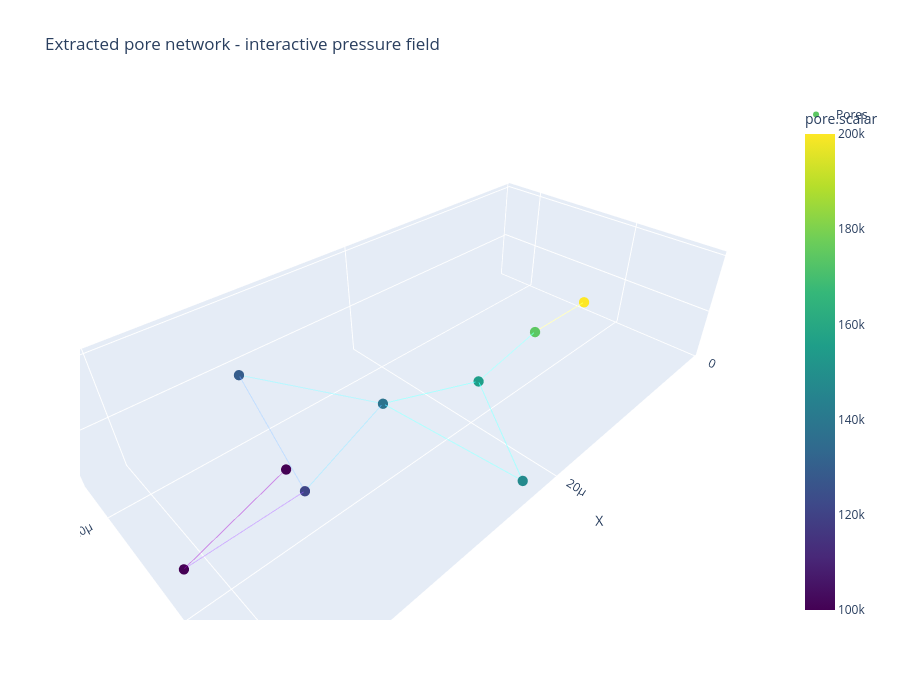

Source (notebook cell):
### Markdown cell above
## Interactive network visualization

Visualize the extracted pore network with pores colored by pressure using Plotly for full 3D interactivity.

### Code cell
try:
    fig = plot_network_plotly(
        net,
        point_scalars=res.pore_pressure,
        max_throats=1000,
        title="Extracted pore network - interactive pressure field",
        layout_kwargs={"width": 900, "height": 700},
    )
    fig.show()
    print(f"Network: {net.Np} pores, {net.Nt} throats")
    print(
        f"Pressure range: {res.pore_pressure.min():.2e} to {res.pore_pressure.max():.2e} Pa"
    )
except ImportError as exc:
    print(exc)

### Figure 1 — Plotly figure (JSON) as saved in the notebook; plotly's stock layout.template omitted (floating-point values rounded to 4 significant figures)
{"data": [{"hoverinfo": "text", "marker": {"cmax": 200000, "cmin": 100000, "color": [174300.0, 155400.0, 147500.0, 138300.0, 129300.0, 121000.0, 100000.0, 100000.0, 200000.0], "colorbar": {"title": {"text": "pore.scalar"}}, "colorscale": [[0, "#440154"], [0.1111, "#482878"], [0.2222, "#3e4989"], [0.3333, "#31688e"], [0.4444, "#26828e"], [0.5556, "#1f9e89"], [0.6667, "#35b779"], [0.7778, "#6ece58"], [0.8889, "#b5de2b"], [1, "#fde725"]], "showscale": true, "size": 6}, "mode": "markers", "name": "Pores", "text": ["Pore 0<br>pore.scalar=1.743e+05", "Pore 1<br>pore.scalar=1.554e+05", "Pore 2<br>pore.scalar=1.475e+05", "Pore 3<br>pore.scalar=1.383e+05", "Pore 4<br>pore.scalar=1.293e+05", "Pore 5<br>pore.scalar=1.210e+05", "Pore 6<br>pore.scalar=1.000e+05", "Pore 7<br>pore.scalar=1.000e+05", "Pore 8<br>pore.scalar=2.000e+05"], "type": "scatter3d", "x": [8.368e-06, 1.703e-05, 2.302e-05, 2.501e-05, 3.101e-05, 3.289e-05, 3.697e-05, 4.152e-05, 1e-06], "y": [2.69e-05, 2.805e-05, 3.708e-05, 2.594e-05, 1.692e-05, 2.711e-05, 3.304e-05, 2.804e-05, 2.7e-05], "z": [2.7e-05, 2.69e-05, 2.7e-05, 2.805e-05, 2.9e-05, 2.597e-05, 3.506e-05, 2.704e-05, 2.7e-05]}, {"hoverinfo": "text", "line": {"color": "rgba(49, 179, 124,0.4)", "width": 2}, "mode": "lines", "name": "Throats", "showlegend": false, "text": "Throat 0<br>avg(pore.scalar)=1.648e+05", "type": "scatter3d", "x": [8.368e-06, 1.703e-05], "y": [2.69e-05, 2.805e-05], "z": [2.7e-05, 2.69e-05]}, {"hoverinfo": "text", "line": {"color": "rgba(170, 219, 50,0.4)", "width": 2}, "mode": "lines", "name": "Throats", "showlegend": false, "text": "Throat 1<br>avg(pore.scalar)=1.872e+05", "type": "scatter3d", "x": [8.368e-06, 1e-06], "y": [2.69e-05, 2.7e-05], "z": [2.7e-05, 2.7e-05]}, {"hoverinfo": "text", "line": {"color": "rgba(34, 148, 139,0.4)", "width": 2}, "mode": "lines", "name": "Throats", "showlegend": false, "text": "Throat 2<br>avg(pore.scalar)=1.514e+05", "type": "scatter3d", "x": [1.703e-05, 2.302e-05], "y": [2.805e-05, 3.708e-05], "z": [2.69e-05, 2.7e-05]}, {"hoverinfo": "text", "line": {"color": "rgba(36, 136, 141,0.4)", "width": 2}, "mode": "lines", "name": "Throats", "showlegend": false, "text": "Throat 3<br>avg(pore.scalar)=1.468e+05", "type": "scatter3d", "x": [1.703e-05, 2.501e-05], "y": [2.805e-05, 2.594e-05], "z": [2.69e-05, 2.805e-05]}, {"hoverinfo": "text", "line": {"color": "rgba(40, 126, 142,0.4)", "width": 2}, "mode": "lines", "name": "Throats", "showlegend": false, "text": "Throat 4<br>avg(pore.scalar)=1.429e+05", "type": "scatter3d", "x": [2.302e-05, 2.501e-05], "y": [3.708e-05, 2.594e-05], "z": [2.7e-05, 2.805e-05]}, {"hoverinfo": "text", "line": {"color": "rgba(49, 105, 142,0.4)", "width": 2}, "mode": "lines", "name": "Throats", "showlegend": false, "text": "Throat 5<br>avg(pore.scalar)=1.338e+05", "type": "scatter3d", "x": [2.501e-05, 3.101e-05], "y": [2.594e-05, 1.692e-05], "z": [2.805e-05, 2.9e-05]}, {"hoverinfo": "text", "line": {"color": "rgba(53, 94, 140,0.4)", "width": 2}, "mode": "lines", "name": "Throats", "showlegend": false, "text": "Throat 6<br>avg(pore.scalar)=1.296e+05", "type": "scatter3d", "x": [2.501e-05, 3.289e-05], "y": [2.594e-05, 2.711e-05], "z": [2.805e-05, 2.597e-05]}, {"hoverinfo": "text", "line": {"color": "rgba(59, 81, 138,0.4)", "width": 2}, "mode": "lines", "name": "Throats", "showlegend": false, "text": "Throat 7<br>avg(pore.scalar)=1.251e+05", "type": "scatter3d", "x": [3.101e-05, 3.289e-05], "y": [1.692e-05, 2.711e-05], "z": [2.9e-05, 2.597e-05]}, {"hoverinfo": "text", "line": {"color": "rgba(72, 38, 118,0.4)", "width": 2}, "mode": "lines", "name": "Throats", "showlegend": false, "text": "Throat 8<br>avg(pore.scalar)=1.105e+05", "type": "scatter3d", "x": [3.289e-05, 4.152e-05], "y": [2.711e-05, 2.804e-05], "z": [2.597e-05, 2.704e-05]}, {"hoverinfo": "text", "line": {"color": "rgba(68, 1, 84,0.4)", "width": 2}, "mode": "lines", "name": "Throats", "showlegend": false, "text": "Throat 9<br>avg(pore.scalar)=1.000e+05", "type": "scatter3d", "x": [3.697e-05, 4.152e-05], "y": [3.304e-05, 2.804e-05], "z": [3.506e-05, 2.704e-05]}], "layout": {"height": 700, "hovermode": "closest", "scene": {"aspectmode": "data", "xaxis": {"title": {"text": "X"}}, "yaxis": {"title": {"text": "Y"}}, "zaxis": {"title": {"text": "Z"}}}, "title": {"text": "Extracted pore network - interactive pressure field"}, "width": 900}}
